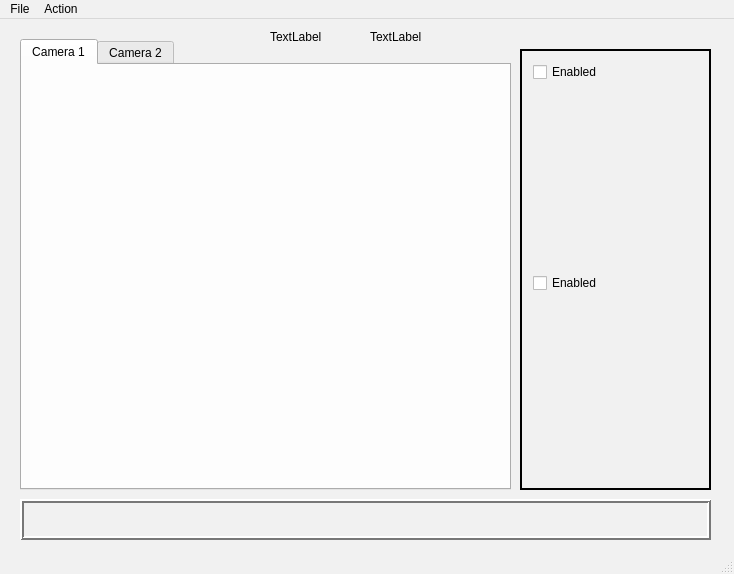
<?xml version="1.0" encoding="UTF-8"?>
<ui version="4.0">
 <class>mainXavierEvt</class>
 <widget class="QMainWindow" name="mainXavierEvt">
  <property name="geometry">
   <rect>
    <x>0</x>
    <y>0</y>
    <width>734</width>
    <height>574</height>
   </rect>
  </property>
  <property name="minimumSize">
   <size>
    <width>734</width>
    <height>574</height>
   </size>
  </property>
  <property name="maximumSize">
   <size>
    <width>734</width>
    <height>574</height>
   </size>
  </property>
  <property name="palette">
   <palette>
    <active>
     <colorrole role="WindowText">
      <brush brushstyle="SolidPattern">
       <color alpha="255">
        <red>0</red>
        <green>0</green>
        <blue>0</blue>
       </color>
      </brush>
     </colorrole>
     <colorrole role="Button">
      <brush brushstyle="SolidPattern">
       <color alpha="255">
        <red>241</red>
        <green>241</green>
        <blue>241</blue>
       </color>
      </brush>
     </colorrole>
     <colorrole role="Light">
      <brush brushstyle="SolidPattern">
       <color alpha="255">
        <red>255</red>
        <green>255</green>
        <blue>255</blue>
       </color>
      </brush>
     </colorrole>
     <colorrole role="Midlight">
      <brush brushstyle="SolidPattern">
       <color alpha="255">
        <red>248</red>
        <green>248</green>
        <blue>248</blue>
       </color>
      </brush>
     </colorrole>
     <colorrole role="Dark">
      <brush brushstyle="SolidPattern">
       <color alpha="255">
        <red>120</red>
        <green>120</green>
        <blue>120</blue>
       </color>
      </brush>
     </colorrole>
     <colorrole role="Mid">
      <brush brushstyle="SolidPattern">
       <color alpha="255">
        <red>161</red>
        <green>161</green>
        <blue>161</blue>
       </color>
      </brush>
     </colorrole>
     <colorrole role="Text">
      <brush brushstyle="SolidPattern">
       <color alpha="255">
        <red>0</red>
        <green>0</green>
        <blue>0</blue>
       </color>
      </brush>
     </colorrole>
     <colorrole role="BrightText">
      <brush brushstyle="SolidPattern">
       <color alpha="255">
        <red>255</red>
        <green>255</green>
        <blue>255</blue>
       </color>
      </brush>
     </colorrole>
     <colorrole role="ButtonText">
      <brush brushstyle="SolidPattern">
       <color alpha="255">
        <red>0</red>
        <green>0</green>
        <blue>0</blue>
       </color>
      </brush>
     </colorrole>
     <colorrole role="Base">
      <brush brushstyle="SolidPattern">
       <color alpha="255">
        <red>255</red>
        <green>255</green>
        <blue>255</blue>
       </color>
      </brush>
     </colorrole>
     <colorrole role="Window">
      <brush brushstyle="SolidPattern">
       <color alpha="255">
        <red>241</red>
        <green>241</green>
        <blue>241</blue>
       </color>
      </brush>
     </colorrole>
     <colorrole role="Shadow">
      <brush brushstyle="SolidPattern">
       <color alpha="255">
        <red>0</red>
        <green>0</green>
        <blue>0</blue>
       </color>
      </brush>
     </colorrole>
     <colorrole role="AlternateBase">
      <brush brushstyle="SolidPattern">
       <color alpha="255">
        <red>248</red>
        <green>248</green>
        <blue>248</blue>
       </color>
      </brush>
     </colorrole>
     <colorrole role="ToolTipBase">
      <brush brushstyle="SolidPattern">
       <color alpha="255">
        <red>255</red>
        <green>255</green>
        <blue>220</blue>
       </color>
      </brush>
     </colorrole>
     <colorrole role="ToolTipText">
      <brush brushstyle="SolidPattern">
       <color alpha="255">
        <red>0</red>
        <green>0</green>
        <blue>0</blue>
       </color>
      </brush>
     </colorrole>
    </active>
    <inactive>
     <colorrole role="WindowText">
      <brush brushstyle="SolidPattern">
       <color alpha="255">
        <red>0</red>
        <green>0</green>
        <blue>0</blue>
       </color>
      </brush>
     </colorrole>
     <colorrole role="Button">
      <brush brushstyle="SolidPattern">
       <color alpha="255">
        <red>241</red>
        <green>241</green>
        <blue>241</blue>
       </color>
      </brush>
     </colorrole>
     <colorrole role="Light">
      <brush brushstyle="SolidPattern">
       <color alpha="255">
        <red>255</red>
        <green>255</green>
        <blue>255</blue>
       </color>
      </brush>
     </colorrole>
     <colorrole role="Midlight">
      <brush brushstyle="SolidPattern">
       <color alpha="255">
        <red>248</red>
        <green>248</green>
        <blue>248</blue>
       </color>
      </brush>
     </colorrole>
     <colorrole role="Dark">
      <brush brushstyle="SolidPattern">
       <color alpha="255">
        <red>120</red>
        <green>120</green>
        <blue>120</blue>
       </color>
      </brush>
     </colorrole>
     <colorrole role="Mid">
      <brush brushstyle="SolidPattern">
       <color alpha="255">
        <red>161</red>
        <green>161</green>
        <blue>161</blue>
       </color>
      </brush>
     </colorrole>
     <colorrole role="Text">
      <brush brushstyle="SolidPattern">
       <color alpha="255">
        <red>0</red>
        <green>0</green>
        <blue>0</blue>
       </color>
      </brush>
     </colorrole>
     <colorrole role="BrightText">
      <brush brushstyle="SolidPattern">
       <color alpha="255">
        <red>255</red>
        <green>255</green>
        <blue>255</blue>
       </color>
      </brush>
     </colorrole>
     <colorrole role="ButtonText">
      <brush brushstyle="SolidPattern">
       <color alpha="255">
        <red>0</red>
        <green>0</green>
        <blue>0</blue>
       </color>
      </brush>
     </colorrole>
     <colorrole role="Base">
      <brush brushstyle="SolidPattern">
       <color alpha="255">
        <red>255</red>
        <green>255</green>
        <blue>255</blue>
       </color>
      </brush>
     </colorrole>
     <colorrole role="Window">
      <brush brushstyle="SolidPattern">
       <color alpha="255">
        <red>241</red>
        <green>241</green>
        <blue>241</blue>
       </color>
      </brush>
     </colorrole>
     <colorrole role="Shadow">
      <brush brushstyle="SolidPattern">
       <color alpha="255">
        <red>0</red>
        <green>0</green>
        <blue>0</blue>
       </color>
      </brush>
     </colorrole>
     <colorrole role="AlternateBase">
      <brush brushstyle="SolidPattern">
       <color alpha="255">
        <red>248</red>
        <green>248</green>
        <blue>248</blue>
       </color>
      </brush>
     </colorrole>
     <colorrole role="ToolTipBase">
      <brush brushstyle="SolidPattern">
       <color alpha="255">
        <red>255</red>
        <green>255</green>
        <blue>220</blue>
       </color>
      </brush>
     </colorrole>
     <colorrole role="ToolTipText">
      <brush brushstyle="SolidPattern">
       <color alpha="255">
        <red>0</red>
        <green>0</green>
        <blue>0</blue>
       </color>
      </brush>
     </colorrole>
    </inactive>
    <disabled>
     <colorrole role="WindowText">
      <brush brushstyle="SolidPattern">
       <color alpha="255">
        <red>120</red>
        <green>120</green>
        <blue>120</blue>
       </color>
      </brush>
     </colorrole>
     <colorrole role="Button">
      <brush brushstyle="SolidPattern">
       <color alpha="255">
        <red>241</red>
        <green>241</green>
        <blue>241</blue>
       </color>
      </brush>
     </colorrole>
     <colorrole role="Light">
      <brush brushstyle="SolidPattern">
       <color alpha="255">
        <red>255</red>
        <green>255</green>
        <blue>255</blue>
       </color>
      </brush>
     </colorrole>
     <colorrole role="Midlight">
      <brush brushstyle="SolidPattern">
       <color alpha="255">
        <red>248</red>
        <green>248</green>
        <blue>248</blue>
       </color>
      </brush>
     </colorrole>
     <colorrole role="Dark">
      <brush brushstyle="SolidPattern">
       <color alpha="255">
        <red>120</red>
        <green>120</green>
        <blue>120</blue>
       </color>
      </brush>
     </colorrole>
     <colorrole role="Mid">
      <brush brushstyle="SolidPattern">
       <color alpha="255">
        <red>161</red>
        <green>161</green>
        <blue>161</blue>
       </color>
      </brush>
     </colorrole>
     <colorrole role="Text">
      <brush brushstyle="SolidPattern">
       <color alpha="255">
        <red>120</red>
        <green>120</green>
        <blue>120</blue>
       </color>
      </brush>
     </colorrole>
     <colorrole role="BrightText">
      <brush brushstyle="SolidPattern">
       <color alpha="255">
        <red>255</red>
        <green>255</green>
        <blue>255</blue>
       </color>
      </brush>
     </colorrole>
     <colorrole role="ButtonText">
      <brush brushstyle="SolidPattern">
       <color alpha="255">
        <red>120</red>
        <green>120</green>
        <blue>120</blue>
       </color>
      </brush>
     </colorrole>
     <colorrole role="Base">
      <brush brushstyle="SolidPattern">
       <color alpha="255">
        <red>241</red>
        <green>241</green>
        <blue>241</blue>
       </color>
      </brush>
     </colorrole>
     <colorrole role="Window">
      <brush brushstyle="SolidPattern">
       <color alpha="255">
        <red>241</red>
        <green>241</green>
        <blue>241</blue>
       </color>
      </brush>
     </colorrole>
     <colorrole role="Shadow">
      <brush brushstyle="SolidPattern">
       <color alpha="255">
        <red>0</red>
        <green>0</green>
        <blue>0</blue>
       </color>
      </brush>
     </colorrole>
     <colorrole role="AlternateBase">
      <brush brushstyle="SolidPattern">
       <color alpha="255">
        <red>241</red>
        <green>241</green>
        <blue>241</blue>
       </color>
      </brush>
     </colorrole>
     <colorrole role="ToolTipBase">
      <brush brushstyle="SolidPattern">
       <color alpha="255">
        <red>255</red>
        <green>255</green>
        <blue>220</blue>
       </color>
      </brush>
     </colorrole>
     <colorrole role="ToolTipText">
      <brush brushstyle="SolidPattern">
       <color alpha="255">
        <red>0</red>
        <green>0</green>
        <blue>0</blue>
       </color>
      </brush>
     </colorrole>
    </disabled>
   </palette>
  </property>
  <property name="windowTitle">
   <string>mainXavierEvt</string>
  </property>
  <property name="documentMode">
   <bool>false</bool>
  </property>
  <widget class="QWidget" name="centralWidget">
   <widget class="QTabWidget" name="tabWidget">
    <property name="geometry">
     <rect>
      <x>20</x>
      <y>20</y>
      <width>491</width>
      <height>451</height>
     </rect>
    </property>
    <property name="tabPosition">
     <enum>QTabWidget::North</enum>
    </property>
    <property name="currentIndex">
     <number>0</number>
    </property>
    <property name="elideMode">
     <enum>Qt::ElideNone</enum>
    </property>
    <property name="documentMode">
     <bool>false</bool>
    </property>
    <property name="tabsClosable">
     <bool>false</bool>
    </property>
    <property name="movable">
     <bool>false</bool>
    </property>
    <property name="tabBarAutoHide">
     <bool>false</bool>
    </property>
    <widget class="QWidget" name="camera1Tab">
     <attribute name="title">
      <string>Camera 1</string>
     </attribute>
     <widget class="QLabel" name="cam1Label">
      <property name="geometry">
       <rect>
        <x>9</x>
        <y>9</y>
        <width>471</width>
        <height>401</height>
       </rect>
      </property>
      <property name="text">
       <string/>
      </property>
      <property name="scaledContents">
       <bool>true</bool>
      </property>
     </widget>
    </widget>
    <widget class="QWidget" name="camera2Tab">
     <attribute name="title">
      <string>Camera 2</string>
     </attribute>
     <widget class="QLabel" name="cam2Label">
      <property name="geometry">
       <rect>
        <x>10</x>
        <y>10</y>
        <width>471</width>
        <height>401</height>
       </rect>
      </property>
      <property name="palette">
       <palette>
        <active>
         <colorrole role="WindowText">
          <brush brushstyle="SolidPattern">
           <color alpha="255">
            <red>0</red>
            <green>0</green>
            <blue>0</blue>
           </color>
          </brush>
         </colorrole>
         <colorrole role="Button">
          <brush brushstyle="SolidPattern">
           <color alpha="255">
            <red>255</red>
            <green>245</green>
            <blue>239</blue>
           </color>
          </brush>
         </colorrole>
         <colorrole role="Light">
          <brush brushstyle="SolidPattern">
           <color alpha="255">
            <red>255</red>
            <green>255</green>
            <blue>255</blue>
           </color>
          </brush>
         </colorrole>
         <colorrole role="Midlight">
          <brush brushstyle="SolidPattern">
           <color alpha="255">
            <red>255</red>
            <green>250</green>
            <blue>247</blue>
           </color>
          </brush>
         </colorrole>
         <colorrole role="Dark">
          <brush brushstyle="SolidPattern">
           <color alpha="255">
            <red>127</red>
            <green>122</green>
            <blue>119</blue>
           </color>
          </brush>
         </colorrole>
         <colorrole role="Mid">
          <brush brushstyle="SolidPattern">
           <color alpha="255">
            <red>170</red>
            <green>163</green>
            <blue>159</blue>
           </color>
          </brush>
         </colorrole>
         <colorrole role="Text">
          <brush brushstyle="SolidPattern">
           <color alpha="255">
            <red>0</red>
            <green>0</green>
            <blue>0</blue>
           </color>
          </brush>
         </colorrole>
         <colorrole role="BrightText">
          <brush brushstyle="SolidPattern">
           <color alpha="255">
            <red>255</red>
            <green>255</green>
            <blue>255</blue>
           </color>
          </brush>
         </colorrole>
         <colorrole role="ButtonText">
          <brush brushstyle="SolidPattern">
           <color alpha="255">
            <red>0</red>
            <green>0</green>
            <blue>0</blue>
           </color>
          </brush>
         </colorrole>
         <colorrole role="Base">
          <brush brushstyle="SolidPattern">
           <color alpha="255">
            <red>255</red>
            <green>255</green>
            <blue>255</blue>
           </color>
          </brush>
         </colorrole>
         <colorrole role="Window">
          <brush brushstyle="SolidPattern">
           <color alpha="255">
            <red>255</red>
            <green>245</green>
            <blue>239</blue>
           </color>
          </brush>
         </colorrole>
         <colorrole role="Shadow">
          <brush brushstyle="SolidPattern">
           <color alpha="255">
            <red>0</red>
            <green>0</green>
            <blue>0</blue>
           </color>
          </brush>
         </colorrole>
         <colorrole role="AlternateBase">
          <brush brushstyle="SolidPattern">
           <color alpha="255">
            <red>255</red>
            <green>250</green>
            <blue>247</blue>
           </color>
          </brush>
         </colorrole>
         <colorrole role="ToolTipBase">
          <brush brushstyle="SolidPattern">
           <color alpha="255">
            <red>255</red>
            <green>255</green>
            <blue>220</blue>
           </color>
          </brush>
         </colorrole>
         <colorrole role="ToolTipText">
          <brush brushstyle="SolidPattern">
           <color alpha="255">
            <red>0</red>
            <green>0</green>
            <blue>0</blue>
           </color>
          </brush>
         </colorrole>
        </active>
        <inactive>
         <colorrole role="WindowText">
          <brush brushstyle="SolidPattern">
           <color alpha="255">
            <red>0</red>
            <green>0</green>
            <blue>0</blue>
           </color>
          </brush>
         </colorrole>
         <colorrole role="Button">
          <brush brushstyle="SolidPattern">
           <color alpha="255">
            <red>255</red>
            <green>245</green>
            <blue>239</blue>
           </color>
          </brush>
         </colorrole>
         <colorrole role="Light">
          <brush brushstyle="SolidPattern">
           <color alpha="255">
            <red>255</red>
            <green>255</green>
            <blue>255</blue>
           </color>
          </brush>
         </colorrole>
         <colorrole role="Midlight">
          <brush brushstyle="SolidPattern">
           <color alpha="255">
            <red>255</red>
            <green>250</green>
            <blue>247</blue>
           </color>
          </brush>
         </colorrole>
         <colorrole role="Dark">
          <brush brushstyle="SolidPattern">
           <color alpha="255">
            <red>127</red>
            <green>122</green>
            <blue>119</blue>
           </color>
          </brush>
         </colorrole>
         <colorrole role="Mid">
          <brush brushstyle="SolidPattern">
           <color alpha="255">
            <red>170</red>
            <green>163</green>
            <blue>159</blue>
           </color>
          </brush>
         </colorrole>
         <colorrole role="Text">
          <brush brushstyle="SolidPattern">
           <color alpha="255">
            <red>0</red>
            <green>0</green>
            <blue>0</blue>
           </color>
          </brush>
         </colorrole>
         <colorrole role="BrightText">
          <brush brushstyle="SolidPattern">
           <color alpha="255">
            <red>255</red>
            <green>255</green>
            <blue>255</blue>
           </color>
          </brush>
         </colorrole>
         <colorrole role="ButtonText">
          <brush brushstyle="SolidPattern">
           <color alpha="255">
            <red>0</red>
            <green>0</green>
            <blue>0</blue>
           </color>
          </brush>
         </colorrole>
         <colorrole role="Base">
          <brush brushstyle="SolidPattern">
           <color alpha="255">
            <red>255</red>
            <green>255</green>
            <blue>255</blue>
           </color>
          </brush>
         </colorrole>
         <colorrole role="Window">
          <brush brushstyle="SolidPattern">
           <color alpha="255">
            <red>255</red>
            <green>245</green>
            <blue>239</blue>
           </color>
          </brush>
         </colorrole>
         <colorrole role="Shadow">
          <brush brushstyle="SolidPattern">
           <color alpha="255">
            <red>0</red>
            <green>0</green>
            <blue>0</blue>
           </color>
          </brush>
         </colorrole>
         <colorrole role="AlternateBase">
          <brush brushstyle="SolidPattern">
           <color alpha="255">
            <red>255</red>
            <green>250</green>
            <blue>247</blue>
           </color>
          </brush>
         </colorrole>
         <colorrole role="ToolTipBase">
          <brush brushstyle="SolidPattern">
           <color alpha="255">
            <red>255</red>
            <green>255</green>
            <blue>220</blue>
           </color>
          </brush>
         </colorrole>
         <colorrole role="ToolTipText">
          <brush brushstyle="SolidPattern">
           <color alpha="255">
            <red>0</red>
            <green>0</green>
            <blue>0</blue>
           </color>
          </brush>
         </colorrole>
        </inactive>
        <disabled>
         <colorrole role="WindowText">
          <brush brushstyle="SolidPattern">
           <color alpha="255">
            <red>127</red>
            <green>122</green>
            <blue>119</blue>
           </color>
          </brush>
         </colorrole>
         <colorrole role="Button">
          <brush brushstyle="SolidPattern">
           <color alpha="255">
            <red>255</red>
            <green>245</green>
            <blue>239</blue>
           </color>
          </brush>
         </colorrole>
         <colorrole role="Light">
          <brush brushstyle="SolidPattern">
           <color alpha="255">
            <red>255</red>
            <green>255</green>
            <blue>255</blue>
           </color>
          </brush>
         </colorrole>
         <colorrole role="Midlight">
          <brush brushstyle="SolidPattern">
           <color alpha="255">
            <red>255</red>
            <green>250</green>
            <blue>247</blue>
           </color>
          </brush>
         </colorrole>
         <colorrole role="Dark">
          <brush brushstyle="SolidPattern">
           <color alpha="255">
            <red>127</red>
            <green>122</green>
            <blue>119</blue>
           </color>
          </brush>
         </colorrole>
         <colorrole role="Mid">
          <brush brushstyle="SolidPattern">
           <color alpha="255">
            <red>170</red>
            <green>163</green>
            <blue>159</blue>
           </color>
          </brush>
         </colorrole>
         <colorrole role="Text">
          <brush brushstyle="SolidPattern">
           <color alpha="255">
            <red>127</red>
            <green>122</green>
            <blue>119</blue>
           </color>
          </brush>
         </colorrole>
         <colorrole role="BrightText">
          <brush brushstyle="SolidPattern">
           <color alpha="255">
            <red>255</red>
            <green>255</green>
            <blue>255</blue>
           </color>
          </brush>
         </colorrole>
         <colorrole role="ButtonText">
          <brush brushstyle="SolidPattern">
           <color alpha="255">
            <red>127</red>
            <green>122</green>
            <blue>119</blue>
           </color>
          </brush>
         </colorrole>
         <colorrole role="Base">
          <brush brushstyle="SolidPattern">
           <color alpha="255">
            <red>255</red>
            <green>245</green>
            <blue>239</blue>
           </color>
          </brush>
         </colorrole>
         <colorrole role="Window">
          <brush brushstyle="SolidPattern">
           <color alpha="255">
            <red>255</red>
            <green>245</green>
            <blue>239</blue>
           </color>
          </brush>
         </colorrole>
         <colorrole role="Shadow">
          <brush brushstyle="SolidPattern">
           <color alpha="255">
            <red>0</red>
            <green>0</green>
            <blue>0</blue>
           </color>
          </brush>
         </colorrole>
         <colorrole role="AlternateBase">
          <brush brushstyle="SolidPattern">
           <color alpha="255">
            <red>255</red>
            <green>245</green>
            <blue>239</blue>
           </color>
          </brush>
         </colorrole>
         <colorrole role="ToolTipBase">
          <brush brushstyle="SolidPattern">
           <color alpha="255">
            <red>255</red>
            <green>255</green>
            <blue>220</blue>
           </color>
          </brush>
         </colorrole>
         <colorrole role="ToolTipText">
          <brush brushstyle="SolidPattern">
           <color alpha="255">
            <red>0</red>
            <green>0</green>
            <blue>0</blue>
           </color>
          </brush>
         </colorrole>
        </disabled>
       </palette>
      </property>
      <property name="text">
       <string/>
      </property>
      <property name="scaledContents">
       <bool>true</bool>
      </property>
     </widget>
    </widget>
   </widget>
   <widget class="QFrame" name="frame">
    <property name="geometry">
     <rect>
      <x>520</x>
      <y>30</y>
      <width>191</width>
      <height>441</height>
     </rect>
    </property>
    <property name="frameShape">
     <enum>QFrame::Box</enum>
    </property>
    <property name="frameShadow">
     <enum>QFrame::Plain</enum>
    </property>
    <property name="lineWidth">
     <number>2</number>
    </property>
    <property name="midLineWidth">
     <number>0</number>
    </property>
    <layout class="QGridLayout" name="gridLayout_2">
     <item row="0" column="0">
      <layout class="QGridLayout" name="gridLayout">
       <item row="0" column="0">
        <widget class="QCheckBox" name="checkBox">
         <property name="text">
          <string>Enabled</string>
         </property>
         <property name="checked">
          <bool>false</bool>
         </property>
        </widget>
       </item>
       <item row="1" column="0">
        <widget class="QLabel" name="info1">
         <property name="text">
          <string/>
         </property>
         <property name="scaledContents">
          <bool>true</bool>
         </property>
        </widget>
       </item>
       <item row="3" column="0">
        <widget class="QLabel" name="info2">
         <property name="text">
          <string/>
         </property>
        </widget>
       </item>
       <item row="2" column="0">
        <widget class="QCheckBox" name="checkBox2">
         <property name="text">
          <string>Enabled</string>
         </property>
         <property name="checked">
          <bool>false</bool>
         </property>
        </widget>
       </item>
      </layout>
     </item>
    </layout>
   </widget>
   <widget class="QFrame" name="frame_2">
    <property name="geometry">
     <rect>
      <x>20</x>
      <y>480</y>
      <width>691</width>
      <height>41</height>
     </rect>
    </property>
    <property name="frameShape">
     <enum>QFrame::Box</enum>
    </property>
    <property name="frameShadow">
     <enum>QFrame::Raised</enum>
    </property>
    <property name="lineWidth">
     <number>2</number>
    </property>
    <layout class="QFormLayout" name="formLayout">
     <item row="0" column="0">
      <widget class="QLabel" name="label_dir_save">
       <property name="text">
        <string/>
       </property>
      </widget>
     </item>
    </layout>
   </widget>
   <widget class="QLabel" name="labelTest">
    <property name="geometry">
     <rect>
      <x>270</x>
      <y>10</y>
      <width>59</width>
      <height>15</height>
     </rect>
    </property>
    <property name="text">
     <string>TextLabel</string>
    </property>
   </widget>
   <widget class="QLabel" name="label">
    <property name="geometry">
     <rect>
      <x>370</x>
      <y>10</y>
      <width>59</width>
      <height>15</height>
     </rect>
    </property>
    <property name="text">
     <string>TextLabel</string>
    </property>
   </widget>
  </widget>
  <widget class="QMenuBar" name="menuBar">
   <property name="geometry">
    <rect>
     <x>0</x>
     <y>0</y>
     <width>734</width>
     <height>20</height>
    </rect>
   </property>
   <widget class="QMenu" name="menuFile">
    <property name="title">
     <string>Action</string>
    </property>
    <addaction name="separator"/>
    <addaction name="actionOpen"/>
    <addaction name="separator"/>
    <addaction name="separator"/>
    <addaction name="actionClose"/>
    <addaction name="separator"/>
    <addaction name="separator"/>
    <addaction name="actionConfiguration"/>
    <addaction name="separator"/>
    <addaction name="separator"/>
    <addaction name="actionCapture"/>
    <addaction name="separator"/>
    <addaction name="separator"/>
    <addaction name="actionLens_Control"/>
    <addaction name="separator"/>
    <addaction name="separator"/>
   </widget>
   <widget class="QMenu" name="menuFile_2">
    <property name="title">
     <string>File</string>
    </property>
    <addaction name="actionSave_Directory"/>
   </widget>
   <addaction name="menuFile_2"/>
   <addaction name="menuFile"/>
  </widget>
  <widget class="QStatusBar" name="statusBar"/>
  <action name="actionConfiguration">
   <property name="text">
    <string>Configure</string>
   </property>
  </action>
  <action name="actionCapture">
   <property name="text">
    <string>Capture...</string>
   </property>
  </action>
  <action name="actionOpen">
   <property name="text">
    <string>Open</string>
   </property>
  </action>
  <action name="actionClose">
   <property name="text">
    <string>Close</string>
   </property>
  </action>
  <action name="actionSave_Directory">
   <property name="text">
    <string>Save Directory</string>
   </property>
  </action>
  <action name="actionLens_Control">
   <property name="text">
    <string>Lens Control</string>
   </property>
  </action>
 </widget>
 <layoutdefault spacing="6" margin="11"/>
 <resources/>
 <connections/>
</ui>
